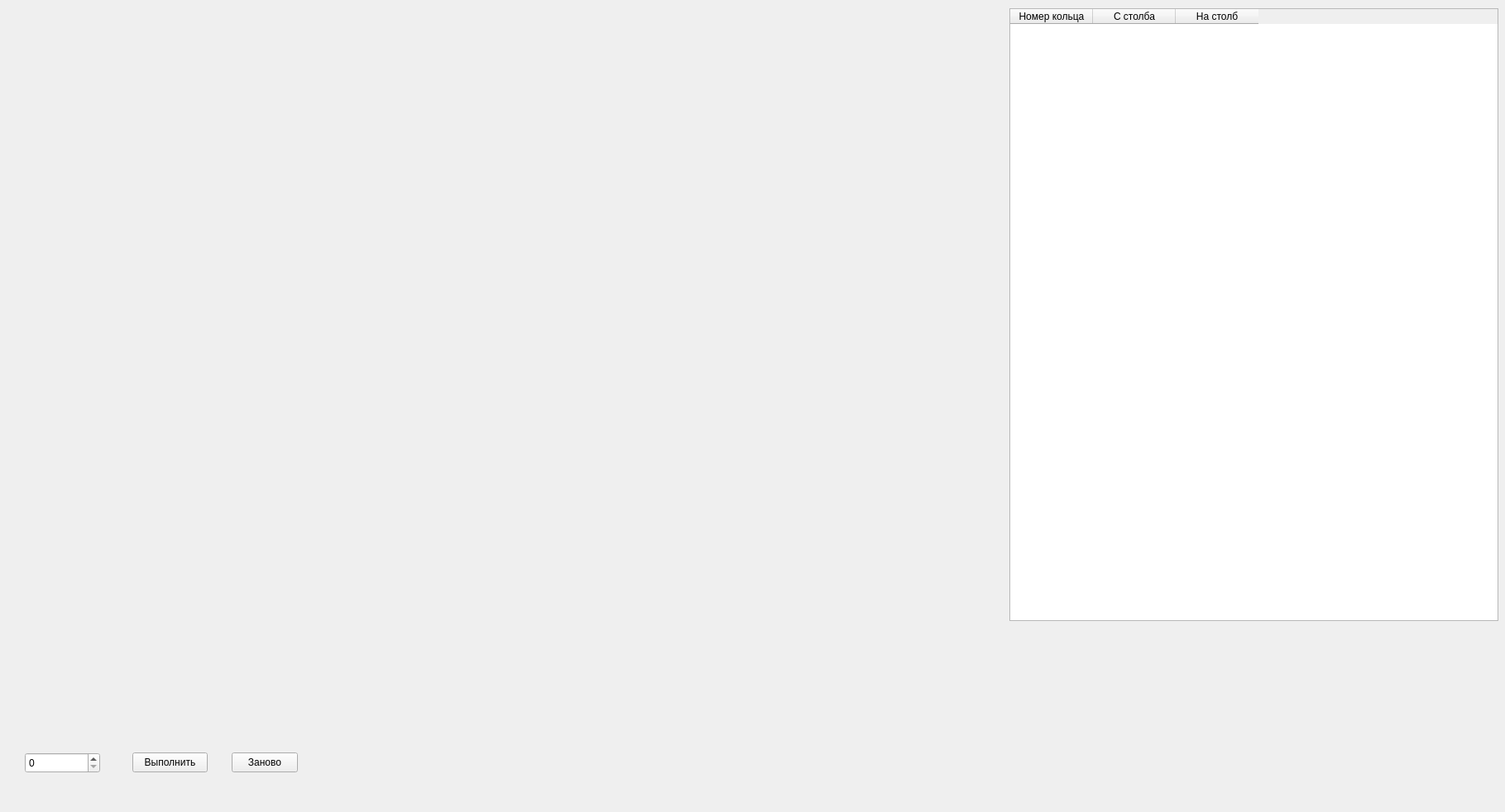
<?xml version="1.0" encoding="UTF-8"?>
<ui version="4.0">
 <class>Widget</class>
 <widget class="QWidget" name="Widget">
  <property name="geometry">
   <rect>
    <x>0</x>
    <y>0</y>
    <width>1819</width>
    <height>982</height>
   </rect>
  </property>
  <property name="windowTitle">
   <string>Widget</string>
  </property>
  <widget class="QSpinBox" name="spinBox">
   <property name="geometry">
    <rect>
     <x>30</x>
     <y>910</y>
     <width>91</width>
     <height>25</height>
    </rect>
   </property>
  </widget>
  <widget class="QPushButton" name="performButton">
   <property name="geometry">
    <rect>
     <x>160</x>
     <y>910</y>
     <width>91</width>
     <height>24</height>
    </rect>
   </property>
   <property name="text">
    <string>Выполнить</string>
   </property>
  </widget>
  <widget class="QTableWidget" name="tableWidget">
   <property name="geometry">
    <rect>
     <x>1220</x>
     <y>10</y>
     <width>591</width>
     <height>741</height>
    </rect>
   </property>
   <column>
    <property name="text">
     <string>Номер кольца</string>
    </property>
   </column>
   <column>
    <property name="text">
     <string>С столба</string>
    </property>
   </column>
   <column>
    <property name="text">
     <string>На столб</string>
    </property>
   </column>
  </widget>
  <widget class="QPushButton" name="refreshButton">
   <property name="geometry">
    <rect>
     <x>280</x>
     <y>910</y>
     <width>80</width>
     <height>24</height>
    </rect>
   </property>
   <property name="text">
    <string>Заново</string>
   </property>
  </widget>
 </widget>
 <resources/>
 <connections/>
</ui>
